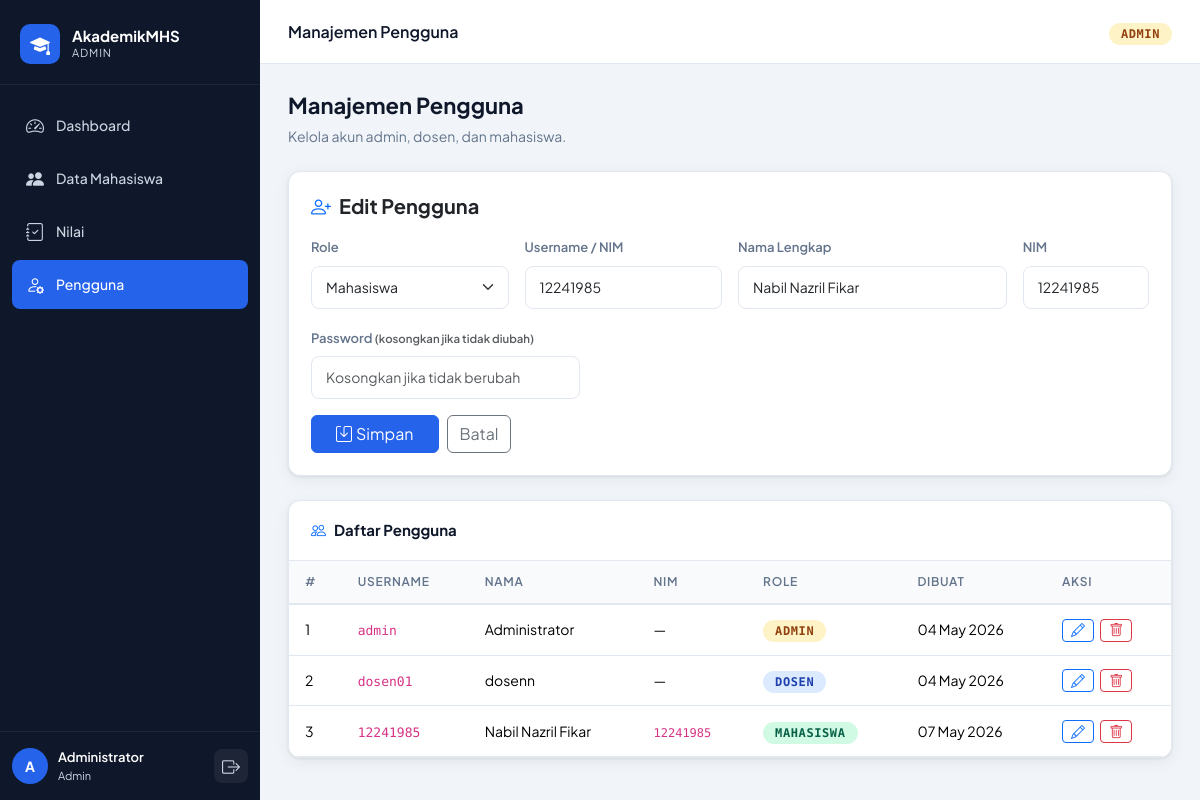
/pages/admin/users.php?edit=8 (signed in), run on the app's committed database.
### tables this page shows
CREATE TABLE `users` (
  `id` int(11) NOT NULL,
  `username` varchar(50) NOT NULL,
  `nama` varchar(100) NOT NULL,
  `password` varchar(255) NOT NULL,
  `hakakses` enum('admin','dosen','mahasiswa') NOT NULL DEFAULT 'dosen',
  `nim` varchar(20) DEFAULT NULL,
  `created_at` timestamp NOT NULL DEFAULT current_timestamp()
);

### pages/admin/users.php (the view, shortened to what this page needs)
<?php
require_once '../../includes/config.php';
$editData = null;
if (isset($_GET['edit'])) {
    $editData = $conn->query("SELECT * FROM users WHERE id=".(int)$_GET['edit'])->fetch_assoc();
}
$users = $conn->query("SELECT * FROM users ORDER BY hakakses, nama");
require_once '../../includes/header.php';
?>
<div class="page-heading">
    <h1>Manajemen Pengguna</h1>
    <p>Kelola akun admin, dosen, dan mahasiswa.</p>
</div>
<div class="card mb-4">
    <div class="card-body">
        <h5 class="fw-bold mb-3"><i class="bi bi-person-plus me-2 text-primary"></i><?= $editData ? 'Edit' : 'Tambah' ?> Pengguna</h5>
        <form method="POST" id="userForm">
            <div class="row g-3">
                <div class="col-md-3">
                    <label class="form-label">Role</label>
                    <select name="hakakses" class="form-select" id="hakaksesSelect">
                        <?php foreach (['admin','dosen','mahasiswa'] as $r): ?>
                        <option value="<?= $r ?>" <?= ($editData['hakakses'] ?? 'dosen') === $r ? 'selected' : '' ?>><?= ucfirst($r) ?></option>
                        <?php endforeach; ?>
                    </select>
                </div>
                <div class="col-md-3">
                    <label class="form-label">Username / NIM</label>
                    <input type="text" name="username" class="form-control" required value="<?= htmlspecialchars($editData['username'] ?? '') ?>">
                </div>
                <div class="col-md-4">
                    <label class="form-label">Nama Lengkap</label>
                    <input type="text" name="nama" class="form-control" required value="<?= htmlspecialchars($editData['nama'] ?? '') ?>">
                </div>
                <div class="col-md-2 nim-field" style="display:<?= ($editData['hakakses'] ?? '') === 'mahasiswa' ? 'block' : 'none' ?>">
                    <label class="form-label">NIM</label>
                    <input type="text" name="nim" class="form-control" value="<?= htmlspecialchars($editData['nim'] ?? '') ?>">
                </div>
                <div class="col-md-4">
                    <label class="form-label">Password <?= $editData ? '<small class="text-muted">(kosongkan jika tidak diubah)</small>' : '' ?></label>
                    <input type="password" name="password" class="form-control" <?= $editData ? '' : 'required' ?> placeholder="<?= $editData ? 'Kosongkan jika tidak berubah' : 'Password baru' ?>">
                </div>
            </div>
            <div class="mt-3 d-flex gap-2">
                <button type="submit" class="btn btn-primary px-4">
                    <i class="bi bi-save me-1"></i><?= $editData ? 'Simpan' : 'Tambah' ?>
                </button>
                <?php if ($editData): ?>
                <a href="users.php" class="btn btn-outline-secondary">Batal</a>
                <?php endif; ?>
            </div>
        </form>
    </div>
</div>
<div class="table-card">
    <div class="table-card-header">
        <span class="table-card-title"><i class="bi bi-people me-2 text-primary"></i>Daftar Pengguna</span>
    </div>
    <div class="table-responsive">
        <table class="table">
            <thead>
                <tr><th>#</th><th>Username</th><th>Nama</th><th>NIM</th><th>Role</th><th>Dibuat</th><th>Aksi</th></tr>
            </thead>
            <tbody>
                <?php $no=1; while ($row = $users->fetch_assoc()): ?>
                <tr>
                    <td><?= $no++ ?></td>
                    <td><code style="font-family:'DM Mono',monospace;font-size:13px"><?= htmlspecialchars($row['username']) ?></code></td>
                    <td><?= htmlspecialchars($row['nama']) ?></td>
                    <td><?= $row['nim'] ? '<code style="font-family:\'DM Mono\',monospace;font-size:12px">'.$row['nim'].'</code>' : '—' ?></td>
                    <td><span class="badge-role badge-<?= $row['hakakses'] ?>"><?= ucfirst($row['hakakses']) ?></span></td>
                    <td><?= date('d M Y', strtotime($row['created_at'])) ?></td>
                    <td>
                        <a href="users.php?edit=<?= $row['id'] ?>" class="btn btn-sm btn-outline-primary py-0 px-2"><i class="bi bi-pencil"></i></a>
                        <?php if ($row['id'] !== (int)$_SESSION['user_id']): ?>
                        <a href="users.php?delete=<?= $row['id'] ?>" class="btn btn-sm btn-outline-danger py-0 px-2 ms-1"
                           onclick="return confirm('Hapus pengguna ini?')"><i class="bi bi-trash"></i></a>
                        <?php endif; ?>
                    </td>
                </tr>
                <?php endwhile; ?>
            </tbody>
        </table>
    </div>
</div>
<?php require_once '../../includes/footer.php'; ?>

### css/style.css (style rules this page uses)
:root { --primary: #2563EB; --primary-dark:#1D4ED8; --primary-light:#EFF6FF; --accent: #F59E0B; --success: #10B981; --danger: #EF4444; --warning: #F59E0B; --info: #06B6D4; --sidebar-w: 260px; --topbar-h: 64px; --bg: #F1F5F9; --card-bg: #FFFFFF; --sidebar-bg: #0F172A; --sidebar-text:#CBD5E1; --sidebar-active:#2563EB; --text-primary:#0F172A; --text-muted: #64748B; --border: #E2E8F0; --radius: 12px; --radius-sm: 8px; --shadow: 0 1px 3px rgba(0,0,0,.08), 0 4px 16px rgba(0,0,0,.06); --shadow-md: 0 4px 24px rgba(0,0,0,.12); --font-main: 'Plus Jakarta Sans', sans-serif; --font-mono: 'DM Mono', monospace; }
*, *::before, *::after { box-sizing: border-box; margin: 0; padding: 0; }
body { font-family: var(--font-main); background: var(--bg); color: var(--text-primary); display: flex; min-height: 100vh; overflow-x: hidden; }
.badge-role { padding: 4px 12px; border-radius: 20px; font-size: 12px; font-weight: 600; font-family: var(--font-mono); text-transform: uppercase; letter-spacing: .05em; }
.badge-admin { background: #FEF3C7; color: #92400E; }
.badge-dosen { background: #DBEAFE; color: #1E40AF; }
.badge-mahasiswa { background: #D1FAE5; color: #065F46; }
.card { background: var(--card-bg); border: 1px solid var(--border); border-radius: var(--radius); box-shadow: var(--shadow); }
.card-body { padding: 22px; }
.table-card { background: var(--card-bg); border: 1px solid var(--border); border-radius: var(--radius); box-shadow: var(--shadow); overflow: hidden; }
.table-card-header { padding: 18px 22px; border-bottom: 1px solid var(--border); display: flex; align-items: center; justify-content: space-between; gap: 12px; flex-wrap: wrap; }
.table-card-title { font-size: 15px; font-weight: 700; }
.table { margin: 0; }
.table thead th { background: #F8FAFC; border-bottom: 2px solid var(--border); font-size: 12px; font-weight: 600; text-transform: uppercase; letter-spacing: .06em; color: var(--text-muted); padding: 12px 16px; white-space: nowrap; }
.table tbody td { padding: 13px 16px; border-color: var(--border); font-size: 14px; vertical-align: middle; }
.btn-primary { background: var(--primary); border-color: var(--primary); }
.form-control, .form-select { border-color: var(--border); border-radius: var(--radius-sm); font-size: 14px; padding: 10px 14px; }
.form-label { font-size: 13px; font-weight: 600; color: var(--text-muted); }
.page-heading { margin-bottom: 24px; }
.page-heading h1 { font-size: 22px; font-weight: 700; }
.page-heading p { font-size: 14px; color: var(--text-muted); margin-top: 4px; }

### data on the page
users: hakakses "Mahasiswa", username "12241985", nama "Nabil Nazril Fikar", nim "12241985", hakakses "MAHASISWA", created_at "07 May 2026"
users: username "admin", nama "Administrator", hakakses "ADMIN", created_at "04 May 2026"
users: username "dosen01", nama "dosenn", hakakses "DOSEN", created_at "04 May 2026"

### other printed values
$role "ADMIN"
$link['label'] "Dashboard"
$link['label'] "Data Mahasiswa"
$link['label'] "Nilai"
$link['label'] "Pengguna"
substr($user['nama'] ?? 'U', 0, 1) "A"
$user['nama'] "Administrator"
$role "Admin"
PAGE_TITLE "Manajemen Pengguna"
